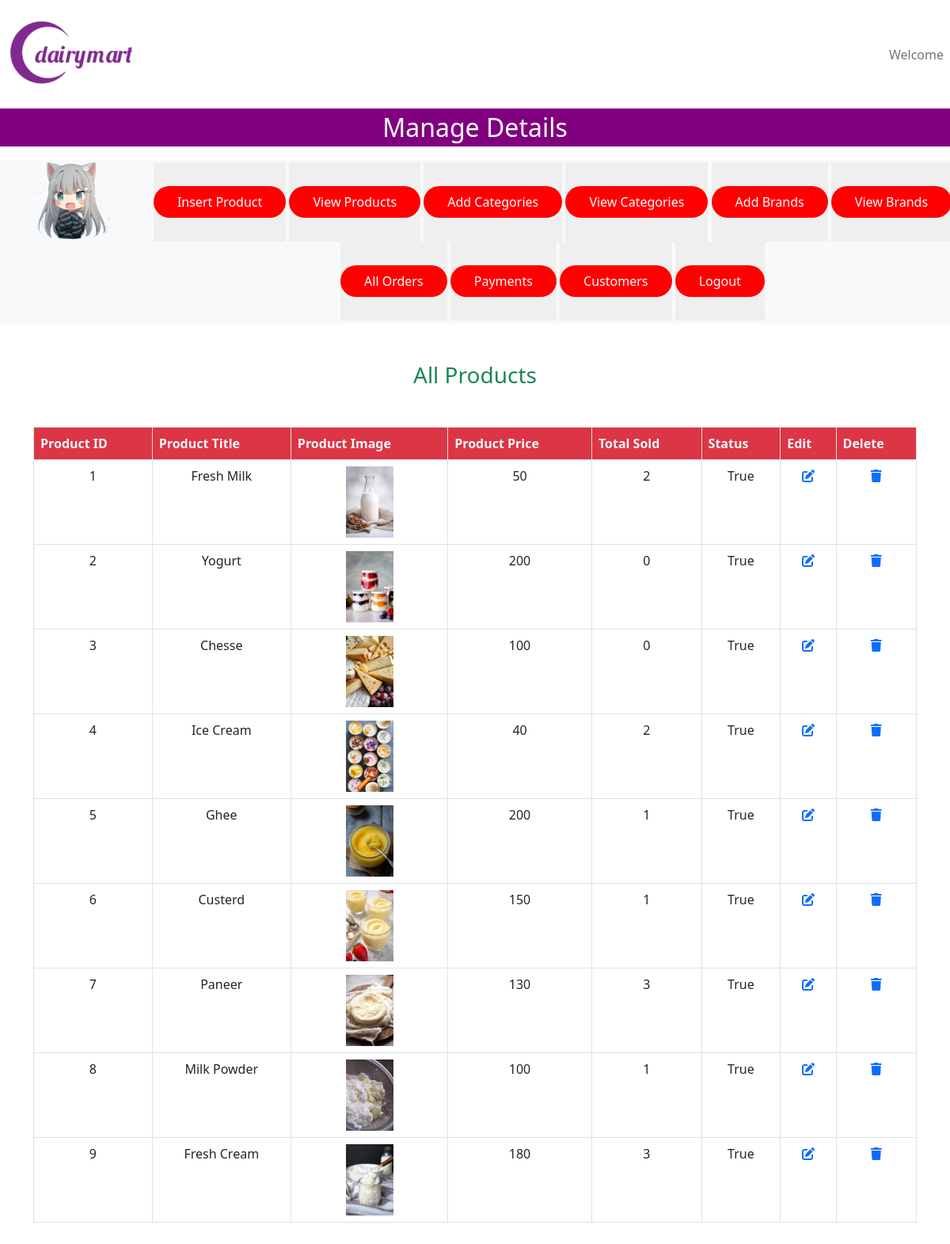
Page /admin/index.php?view_products on the committed database.
### tables this page shows
CREATE TABLE `products` (
  `product_id` int(11) NOT NULL,
  `product_title` varchar(100) NOT NULL,
  `product_description` varchar(255) NOT NULL,
  `product_keyword` varchar(255) NOT NULL,
  `category_id` int(11) NOT NULL,
  `brand_id` int(11) NOT NULL,
  `product_image` varchar(255) NOT NULL,
  `Product_price` varchar(100) NOT NULL,
  `Date` timestamp NOT NULL DEFAULT current_timestamp() ON UPDATE current_timestamp(),
  `Status` varchar(100) NOT NULL
);

### admin/view_products.php (the view, shortened to what this page needs)
<!DOCTYPE html>
<html lang="en">
<head>
</head>
<body>
    <h3 class="text-center text-success">All Products</h3>
    <table class="table table-bordered mt-5">
        <thead class="bg-danger text-light">
            <tr>
            <th>Product ID</th>
            <th>Product Title</th>
            <th>Product Image</th>
            <th>Product Price</th>
            <th>Total Sold</th>
            <th>Status</th>
            <th>Edit</th>
            <th>Delete</th>
        </tr>
        </thead>
        <tbody>
            <?php
            $get_products="select * from `products`";
            $result=mysqli_query($con,$get_products);
            while($row=mysqli_fetch_assoc($result)){
                $product_id=$row['product_id'];
                $product_title=$row['product_title'];
                $product_image=$row['product_image'];
                $Product_price=$row['Product_price'];
                $Status=$row['Status'];
                ?>
                <tr class="text-center">
                <td><?php echo $product_id; ?></td>
                <td><?php echo $product_title; ?></td>
                <td><img src="product_image/<?php echo $product_image; ?>" width="60px" height="90px"></td>
                <td><?php echo $Product_price; ?></td>
                <td><?php
                    $get_count="select * from `order_pending` where product_id=$product_id";
                    $result_count=mysqli_query($con,$get_count);
                    $row_count=mysqli_num_rows($result_count);
                    echo $row_count;?></td>
                <td><?php echo $Status; ?></td>
                <td><a href="index.php?edit_products=<?php echo $product_id; ?> "><i class="fa-solid fa-pen-to-square"></i></a></td>
                <td><a href="index.php?delete_product=<?php echo $product_id; ?>"><i class="fa-solid fa-trash"></i></a></td>
            </tr>
            <?php
            }
            ?>
        </tbody>
    </table>
</body>
</html>

### admin/style.css (style rules this page uses)
* { margin: 0; padding: 0; }

### rows in the picture
products: product_id "1", product_title "Fresh Milk", product_image (picture), Product_price "50", row_count "2", Status "True"
products: product_id "2", product_title "Yogurt", product_image (picture), Product_price "200", row_count "0", Status "True"
products: product_id "3", product_title "Chesse", product_image (picture), Product_price "100", row_count "0", Status "True"
products: product_id "4", product_title "Ice Cream", product_image (picture), Product_price "40", row_count "2", Status "True"
products: product_id "5", product_title "Ghee", product_image (picture), Product_price "200", row_count "1", Status "True"
products: product_id "6", product_title "Custerd", product_image (picture), Product_price "150", row_count "1", Status "True"
products: product_id "7", product_title "Paneer", product_image (picture), Product_price "130", row_count "3", Status "True"
products: product_id "8", product_title "Milk Powder", product_image (picture), Product_price "100", row_count "1", Status "True"
products: product_id "9", product_title "Fresh Cream", product_image (picture), Product_price "180", row_count "3", Status "True"
